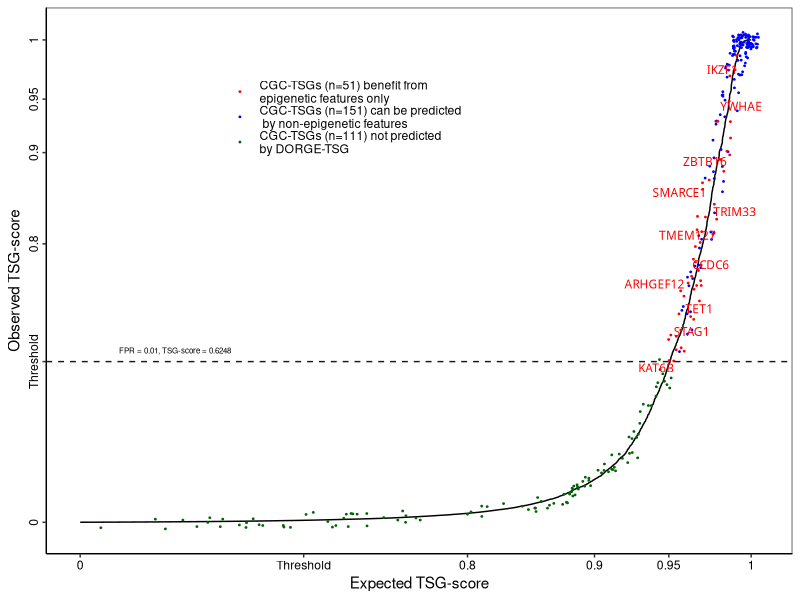
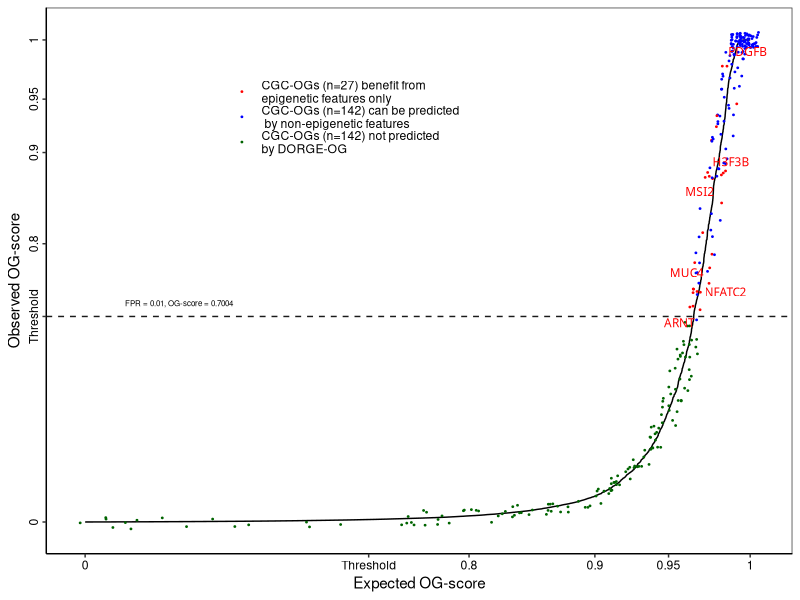

Write R code to recreate these figures, in order.
####################
##### QQ-plots #####
####################

###### DORGE predictions are shown by QQ-plots with specific gene categoried highlighted.

###### Input: data/TSG_prediction-lr_enet_wo_Epigenetics_FPR_0.01.csv: DORGE-TSG predicted genes using features without epigenetic features
###### Input: data/OG_prediction-lr_enet_wo_Epigenetics_FPR_0.01.csv: DORGE-OG prediction genes using features without epigenetic features
###### Input: ../DORGE_prediction.txt: DORGE prediction results
###### Output: Figure_3A_qqplot_TSG_with_allfeature_specific_highlighted.pdf: QQplot for DORGE-TSG prediction
###### Output: Figure_3B_qqplot_OG_with_allfeature_specific_highlighted.pdf: QQplot for DORGE-OG prediction

options(warn=-1)

### Install missing packages

installed_pkgs <- installed.packages()

pkgs <-  c("ggpubr","scales","ggrepel")

if (length(setdiff(pkgs, installed_pkgs)) > 0) {
    install.packages(pkgs = setdiff(pkgs, installed_pkgs), repos = "http://cran.us.r-project.org")
}

suppressMessages(library("ggpubr"))
suppressMessages(library("scales"))
suppressMessages(library("ggrepel"))

TSG_threshold<-0.62485 #loose FPR=0.01
OG_threshold<-0.7004394 #loose FPR=0.01

#TSG_threshold<-0.8290429 #strict FPR=0.005
#OG_threshold<-0.8679444 #strict FPR=0.005

##################### Figure 3A #####################
#setwd("/Users/jlyu/Box\ Sync/TSGOG_Project/SA_sub/github/DORGE_paper/DORGE_codes/Figure_3");
score_tsg <- read.table("data/TSG_prediction-lr_enet_wo_Epigenetics_FPR_0.01.csv", header=T, sep=",")
Predicted_genes_woepi_features<-as.character(score_tsg[,1])
prediction <- read.table("../DORGE_prediction.txt", header=T, sep="\t",fill=TRUE,quote = "")

index_predicted_novel_TSGs_allfeatures<-which(prediction$TSG_probability>TSG_threshold)
Novel_genes_allfeatures<-as.character(prediction[index_predicted_novel_TSGs_allfeatures,1])
Specific_novel_genes_allfeatures<-setdiff(Novel_genes_allfeatures,Predicted_genes_woepi_features)
CGC_TSGs<-as.character(prediction[prediction$TSG_all=="1",1])
Specific_novel_nonCGC_genes_allfeatures<-setdiff(Specific_novel_genes_allfeatures,CGC_TSGs)
write.table(Specific_novel_nonCGC_genes_allfeatures,"data/Novel_DORGE_predicted_TSGs_benefitted_by_Epi_features.txt",sep="\t",quote=F,row.names=F,col.names=F)
write.table(Specific_novel_genes_allfeatures,"data/DORGE_predicted_TSGs_benefitted_by_Epi_features.txt",sep="\t",quote=F,row.names=F,col.names=F)

index_TSG_predicted_CGC_TSGs_all_feature<-which(prediction$TSG_probability>TSG_threshold & prediction$TSG_all=="1")
all_genes<-as.character(prediction[,1])
Predicted_CGC_TSGs_all_features<-all_genes[index_TSG_predicted_CGC_TSGs_all_feature]
index_predicted_woepi_genes_in_all_genes<-which(all_genes %in% Predicted_genes_woepi_features)
Predicted_CGC_TSGs_nonepi_features_only<-all_genes[intersect(index_predicted_woepi_genes_in_all_genes,index_TSG_predicted_CGC_TSGs_all_feature)]
all_feature_specific_genes<-setdiff(Predicted_CGC_TSGs_all_features,Predicted_CGC_TSGs_nonepi_features_only)

index_unpredicted_CGC_TSGs<-which(prediction$TSG_probability<TSG_threshold & prediction$TSG_all=="1")
unpredicted_CGC_TSGs<-all_genes[index_unpredicted_CGC_TSGs]

sorted = sort(prediction$TSG_probability,decreasing=F,index.return=T)
sorted_genes<-as.character(all_genes[sorted$ix])
index_highlighted_epi_specific_genes<-which(sorted_genes %in% all_feature_specific_genes)
index_highlighted_nonepi_specific_genes<-which(sorted_genes %in% Predicted_CGC_TSGs_nonepi_features_only)
index_highlighted_unpredicted_genes<-which(sorted_genes %in% unpredicted_CGC_TSGs)
highlighted_genes<-sorted_genes[c(which(sorted_genes %in% c(all_feature_specific_genes,Predicted_CGC_TSGs_nonepi_features_only,unpredicted_CGC_TSGs)))]

nonhighlighted<-as.character(sorted_genes[which(! sorted_genes %in% highlighted_genes)])

other_selected<- which(sorted_genes %in% nonhighlighted)

o <- sorted$x
e <-  1:length(prediction$TSG_probability)/19636
e[1]<-0
epi_specific<-rep("",19636)
epi_specific[index_highlighted_epi_specific_genes]<-"Epigenetic_specific"
nonepi_specific<-rep("",19636)
nonepi_specific[index_highlighted_nonepi_specific_genes]<-"woEpigenetic_specific"
unpredicted_CGC_TSGs<-rep("",19636)
unpredicted_CGC_TSGs[index_highlighted_unpredicted_genes]<-"Unpredicted CGC-TSGs"
colors<-rep("",19636)
colors[index_highlighted_epi_specific_genes]<-"Epigenetic_specific"
colors[index_highlighted_nonepi_specific_genes]<-"woEpigenetic_specific"
colors[index_highlighted_unpredicted_genes]<-"Unpredicted CGC-TSGs"

core_genes<-c("MYC","RET","TP53","BRAF","ERBB2","KRAS","ABL1","KIT","PTEN","MYCN","WT1","RB1","NRAS","ALK","CDKN2A","BCR","MET","APC","FOS","BRCA1","BCL2","CCND1","VHL","YAP1","AKT1","MYB","NOTCH1","RUNX3","KLF4","EWSR1","PIK3CA","KMT2A","CDH1","STAT3","HRAS","EZH2","JUN","ROS1","SRC","SHH","GLI1","BCL6","CTNNB1","PML","STK11","RASSF1","HGF","SMAD4","NF1","SOX2","MEN1","MARK2","LMO2","CDKN1A","PDGFRA","RUNX1","MITF","MTDH","FOXM1","MLLT3","MTOR","ERG","NPM1","MDM2","TAZ","EGF","CADM1","BRCA2","PDGFB","CD274","VEGFA","TERT","AR","CSF1R","MYCL","FHIT","KLF6","SYK","PTPN11","PTTG1","NF2","NTRK1","WWOX","FGFR1","TCL1A","ARID1A","DLC1","FOXP1","CDK16","PTGS2","RARA","SLC3A2","BAP1","FBXW7","TAL1","CDK8","ETS1","PTGDR","TNFAIP3","TWSG1");

core_gene_vec<-rep("",19636)
core_gene_vec[sorted_genes %in% core_genes]<-"Core_CGC"

dat <- data.frame("Observed" = o, "Expected" = e,"Epi_specific_genes" = epi_specific,"nonEpi_specific_genes" = nonepi_specific,"Unpredicted_CGC" = unpredicted_CGC_TSGs,"Core" = core_gene_vec,"Gene" = sorted_genes,"Color" = colors)



modulus_trans <- function(lambda){
   trans_new("modulus",
     transform = function(y){
        if(lambda != 0){
           yt <- sign(y) * (((abs(y) + 1) ^ lambda - 1) / lambda)
        }
        return(yt)
     },
     inverse = function(yt){
        if(lambda != 0){
           y <- ((abs(yt) * lambda + 1)  ^ (1 / lambda) - 1) * sign(yt)
        } else {
           y <- (exp(abs(yt)) - 1) * sign(yt)
           
        }
        return(y)
     }
   )
}

dat1<-dat
dat<-dat[dat$Color!="",]
label<-which(dat[,3]!="" & dat[,1]>TSG_threshold & dat[,1]<0.9999)
label_chosen<-label[seq(1, length(label), 5)]

pdf("Raw_figures/Figure_3A_qqplot_TSG_with_allfeature_specific_highlighted.pdf", family="ArialMT", width=3.9, height=2.7)
dat$Color<-factor(dat$Color,levels=c("Epigenetic_specific","woEpigenetic_specific","Unpredicted CGC-TSGs"))
palette_color <- c("Epigenetic_specific"='red', "woEpigenetic_specific"='blue', "Unpredicted CGC-TSGs"='darkgreen')

ggplot() + geom_path(data=dat1, aes(x=Expected, y=Observed))+ geom_point(data=dat[dat[,"Color"]!="",], aes(Expected, Observed, colour=Color),position=position_jitter(w = 0.1, h = 0.1, seed = 2),size=0.3)+ scale_colour_manual(values = palette_color,breaks = c("Epigenetic_specific","woEpigenetic_specific","Unpredicted CGC-TSGs"),labels = c(paste("CGC-TSGs (n=",length(index_highlighted_epi_specific_genes),") benefit from\nepigenetic features only",sep=""), paste("CGC-TSGs (n=",length(index_highlighted_nonepi_specific_genes),") can be predicted\n by non-epigenetic features",sep=""), paste("CGC-TSGs (n=",length(index_highlighted_unpredicted_genes),") not predicted\nby DORGE-TSG",sep="")))+geom_text_repel(data = dat[label_chosen,],aes(label=Gene,x=Expected, y=Observed), family="ArialMT",size= 3,color="red",segment.size= 0.3,force = 1,segment.color= "grey10")+ geom_hline(yintercept=TSG_threshold, linetype="dashed", color = "grey10")+annotate("text", label = paste("FPR = 0.01, TSG-score = ",round(TSG_threshold,4),sep=""), x = 0.4, y =  TSG_threshold+0.02, size = 2, colour = "black")+scale_x_continuous(trans = modulus_trans(5),breaks = c(0,TSG_threshold,0.8,0.9,0.95,1),labels = c("0", "Threshold","0.8","0.9", "0.95", "1"))+scale_y_continuous(trans = modulus_trans(5),breaks = c(0,TSG_threshold,0.8,0.9,0.95,1),labels = c("0", "Threshold","0.8","0.9", "0.95", "1"))+ xlab("Expected TSG-score") + ylab("Observed TSG-score")+ guides(color = guide_legend(override.aes=list(fill=NA))) + theme_bw() + theme(legend.title = element_blank(),axis.ticks.y = element_line(size = 0.5),axis.ticks.x=element_line(size = 0.5),axis.text.x = element_text(angle = 0, hjust = 0.5, colour = "black"),axis.text.y = element_text(angle = 90, hjust = 0.5, colour = "black"), panel.grid.major = element_blank(), panel.grid.minor = element_blank(),panel.background = element_blank(), axis.line = element_line(colour = "black"),legend.position=c(0.4,0.8),legend.background = element_rect(fill=alpha('transparent', 0.0)))

garbage <- dev.off()


##################### Figure 3B #####################

#setwd("/Users/jlyu/Box\ Sync/TSGOG_Project/SA_sub/github/DORGE_paper/DORGE_codes/Figure_3");
score_OG <- read.table("data/OG_prediction-lr_enet_wo_Epigenetics_FPR_0.01.csv", header=T, sep=",")
Predicted_genes_woepi_features<-as.character(score_OG[,1])
prediction <- read.table("../DORGE_prediction.txt", header=T, sep="\t",fill=TRUE,quote = "")

index_predicted_novel_OGs_allfeatures<-which(prediction$OG_probability>OG_threshold)
Novel_genes_allfeatures<-as.character(prediction[index_predicted_novel_OGs_allfeatures,1])
Specific_novel_genes_allfeatures<-setdiff(Novel_genes_allfeatures,Predicted_genes_woepi_features)
CGC_OGs<-as.character(prediction[prediction$OG_all=="1",1])
Specific_novel_nonCGC_genes_allfeatures<-setdiff(Specific_novel_genes_allfeatures,CGC_OGs)
write.table(Specific_novel_nonCGC_genes_allfeatures,"data/Novel_DORGE_predicted_OGs_benefitted_by_Epi_features.txt",sep="\t",quote=F,row.names=F,col.names=F)
write.table(Specific_novel_genes_allfeatures,"data/DORGE_predicted_OGs_benefitted_by_Epi_features.txt",sep="\t",quote=F,row.names=F,col.names=F)

index_OG_predicted_CGC_OGs_all_feature<-which(prediction$OG_probability>OG_threshold & prediction$OG_all=="1")
all_genes<-as.character(prediction[,1])
Predicted_CGC_OGs_all_features<-all_genes[index_OG_predicted_CGC_OGs_all_feature]
index_predicted_woepi_genes_in_all_genes<-which(all_genes %in% Predicted_genes_woepi_features)
Predicted_CGC_OGs_nonepi_features_only<-all_genes[intersect(index_predicted_woepi_genes_in_all_genes,index_OG_predicted_CGC_OGs_all_feature)]
all_feature_specific_genes<-setdiff(Predicted_CGC_OGs_all_features,Predicted_CGC_OGs_nonepi_features_only)

index_unpredicted_CGC_OGs<-which(prediction$OG_probability<OG_threshold & prediction$OG_all=="1")
unpredicted_CGC_OGs<-all_genes[index_unpredicted_CGC_OGs]

sorted = sort(prediction$OG_probability,decreasing=F,index.return=T)
sorted_genes<-as.character(all_genes[sorted$ix])
index_highlighted_epi_specific_genes<-which(sorted_genes %in% all_feature_specific_genes)
index_highlighted_nonepi_specific_genes<-which(sorted_genes %in% Predicted_CGC_OGs_nonepi_features_only)
index_highlighted_unpredicted_genes<-which(sorted_genes %in% unpredicted_CGC_OGs)
highlighted_genes<-sorted_genes[c(which(sorted_genes %in% c(all_feature_specific_genes,Predicted_CGC_OGs_nonepi_features_only,unpredicted_CGC_OGs)))]

nonhighlighted<-as.character(sorted_genes[which(! sorted_genes %in% highlighted_genes)])

other_selected<- which(sorted_genes %in% nonhighlighted)

o <- sorted$x
e <-  1:length(prediction$OG_probability)/19636
e[1]<-0
epi_specific<-rep("",19636)
epi_specific[index_highlighted_epi_specific_genes]<-"Epigenetic_specific"
nonepi_specific<-rep("",19636)
nonepi_specific[index_highlighted_nonepi_specific_genes]<-"woEpigenetic_specific"
unpredicted_CGC_OGs<-rep("",19636)
unpredicted_CGC_OGs[index_highlighted_unpredicted_genes]<-"Unpredicted CGC-OGs"
colors<-rep("",19636)
colors[index_highlighted_epi_specific_genes]<-"Epigenetic_specific"
colors[index_highlighted_nonepi_specific_genes]<-"woEpigenetic_specific"
colors[index_highlighted_unpredicted_genes]<-"Unpredicted CGC-OGs"

core_genes<-c("MYC","RET","TP53","BRAF","ERBB2","KRAS","ABL1","KIT","PTEN","MYCN","WT1","RB1","NRAS","ALK","CDKN2A","BCR","MET","APC","FOS","BRCA1","BCL2","CCND1","VHL","YAP1","AKT1","MYB","NOTCH1","RUNX3","KLF4","EWSR1","PIK3CA","KMT2A","CDH1","STAT3","HRAS","EZH2","JUN","ROS1","SRC","SHH","GLI1","BCL6","CTNNB1","PML","STK11","RASSF1","HGF","SMAD4","NF1","SOX2","MEN1","MARK2","LMO2","CDKN1A","PDGFRA","RUNX1","MITF","MTDH","FOXM1","MLLT3","MTOR","ERG","NPM1","MDM2","TAZ","EGF","CADM1","BRCA2","PDGFB","CD274","VEGFA","TERT","AR","CSF1R","MYCL","FHIT","KLF6","SYK","PTPN11","PTTG1","NF2","NTRK1","WWOX","FGFR1","TCL1A","ARID1A","DLC1","FOXP1","CDK16","PTGS2","RARA","SLC3A2","BAP1","FBXW7","TAL1","CDK8","ETS1","PTGDR","TNFAIP3","TWSG1");

core_gene_vec<-rep("",19636)
core_gene_vec[sorted_genes %in% core_genes]<-"Core_CGC"

dat <- data.frame("Observed" = o, "Expected" = e,"Epi_specific_genes" = epi_specific,"nonEpi_specific_genes" = nonepi_specific,"Unpredicted_CGC" = unpredicted_CGC_OGs,"Core" = core_gene_vec,"Gene" = sorted_genes,"Color" = colors)

modulus_trans <- function(lambda){
   trans_new("modulus",
     transform = function(y){
        if(lambda != 0){
           yt <- sign(y) * (((abs(y) + 1) ^ lambda - 1) / lambda)
        }
        return(yt)
     },
     inverse = function(yt){
        if(lambda != 0){
           y <- ((abs(yt) * lambda + 1)  ^ (1 / lambda) - 1) * sign(yt)
        } else {
           y <- (exp(abs(yt)) - 1) * sign(yt)
           
        }
        return(y)
     }
   )
}

dat1<-dat
dat<-dat[dat$Color!="",]
label<-which(dat[,3]!="" & dat[,1]>OG_threshold & dat[,1]<0.9999)
label_chosen<-label[seq(1, length(label), 5)]

pdf("Raw_figures/Figure_3B_qqplot_OG_with_allfeature_specific_highlighted.pdf", family="ArialMT", width=3.9, height=2.7)
dat$Color<-factor(dat$Color,levels=c("Epigenetic_specific","woEpigenetic_specific","Unpredicted CGC-OGs"))
palette_color <- c("Epigenetic_specific"='red', "woEpigenetic_specific"='blue', "Unpredicted CGC-OGs"='darkgreen')

ggplot() + geom_path(data=dat1, aes(x=Expected, y=Observed))+ geom_point(data=dat[dat[,"Color"]!="",], aes(Expected, Observed, colour=Color),position=position_jitter(w = 0.1, h = 0.1, seed = 2),size=0.3)+ scale_colour_manual(values = palette_color,breaks = c("Epigenetic_specific","woEpigenetic_specific","Unpredicted CGC-OGs"),labels = c(paste("CGC-OGs (n=",length(index_highlighted_epi_specific_genes),") benefit from\nepigenetic features only",sep=""), paste("CGC-OGs (n=",length(index_highlighted_nonepi_specific_genes),") can be predicted\n by non-epigenetic features",sep=""), paste("CGC-OGs (n=",length(index_highlighted_unpredicted_genes),") not predicted\nby DORGE-OG",sep="")))+geom_text_repel(data = dat[label_chosen,],aes(label=Gene,x=Expected, y=Observed), family="ArialMT",size= 3,color="red",segment.size= 0.3,force = 1,segment.color= "grey10")+ geom_hline(yintercept=OG_threshold, linetype="dashed", color = "grey10")+annotate("text", label = paste("FPR = 0.01, OG-score = ",round(OG_threshold,4),sep=""), x = 0.4, y =  OG_threshold+0.02, size = 2, colour = "black")+scale_x_continuous(trans = modulus_trans(5),breaks = c(0,OG_threshold,0.8,0.9,0.95,1),labels = c("0", "Threshold","0.8","0.9", "0.95", "1"))+scale_y_continuous(trans = modulus_trans(5),breaks = c(0,OG_threshold,0.8,0.9,0.95,1),labels = c("0", "Threshold","0.8","0.9", "0.95", "1"))+ xlab("Expected OG-score") + ylab("Observed OG-score")+ guides(color = guide_legend(override.aes=list(fill=NA))) + theme_bw() + theme(legend.title = element_blank(),axis.ticks.y = element_line(size = 0.5),axis.ticks.x=element_line(size = 0.5),axis.text.x = element_text(angle = 0, hjust = 0.5, colour = "black"),axis.text.y = element_text(angle = 90, hjust = 0.5, colour = "black"), panel.grid.major = element_blank(), panel.grid.minor = element_blank(),panel.background = element_blank(), axis.line = element_line(colour = "black"),legend.position=c(0.4,0.8),legend.background = element_rect(fill=alpha('transparent', 0.0)))

garbage <- dev.off()